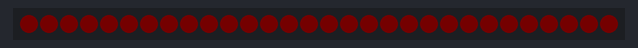
Bench run of a program on a simulated CircuitPython board. Shown: 30 RGB LEDs in strip order, left to right. Dim RGB values are drawn brighter than linear. At 15.5 s the program ends and the board releases its pins; the recording ends there.

Above: at 0.01 s.
At 7.68 s:
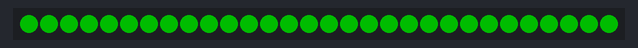
At 15.36 s:
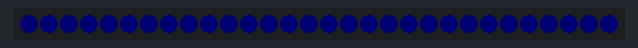

The program:

fade.py
```python
import board
import time
from neopixel import NeoPixel
import random

np = NeoPixel(board.D2, 30, auto_write=False, brightness=0.3)
i=0

red = (255, 0, 0)
green = (0,255,0)
blue = (0,0,255)
yellow = (255, 255, 0)
cyan = (0, 255, 255)
magenta = (255, 0, 255)
purple = (255, 127,0)
orange = (255, 64, 0)

color_list = [red, green, blue, yellow, cyan, magenta, purple, orange]
def fade_in(color):
    red_rat = color[0] / 50
    red_org = color[0]
    green_rat = color[1] / 50
    green_org = color[1]
    blue_rat = color[2] / 50
    blue_org = color[2]
    for i in range(1,51):
     red = red_org + i * red_rat
     green = green_org + i * green_rat
     blue = blue_org + i * blue_rat
     np.fill((red, green, blue))
     np.show()
     time.sleep(.05)


def fadeout(color):
    red_rat = color[0] / 50
    red_org = color[0]
    green_rat = color[1] / 50
    green_org = color[1]
    blue_rat = color[2] / 50
    blue_org = color[2]
    for i in range(1,51):
     red = red_org - i * red_rat
     green = green_org - i * green_rat
     blue = blue_org - i * blue_rat
     np.fill((red,green,blue))
     np.show()
     time.sleep(.05)

fade_in(red)
fadeout(red)
fade_in(green)
fadeout(green)
fade_in(blue)
fadeout(blue)
```
